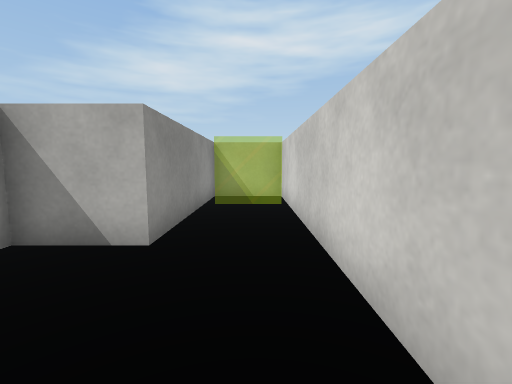
view 1 (above)

18 first-person views from a walk through a Unity game level. The camera is 0.58 m above the floor, tilts 6° down and sees 90° across. The floor is counted in squares, 0.5 m on a side. Each view is taken from the middle of a square. On the plan, view 1 faces up. The plan holds only what a view shows up to about 12 squares ahead; the rest is blank. The player is left out. Surface patterns are stand-ins for the level's own textures.

view 2
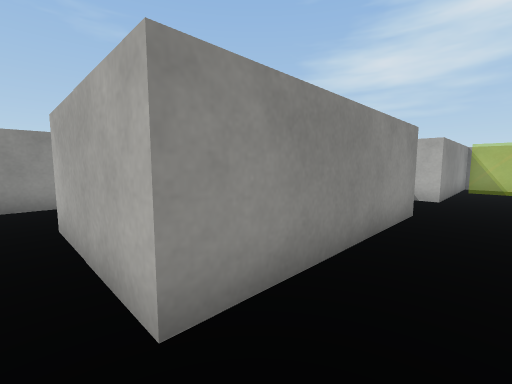

view 3
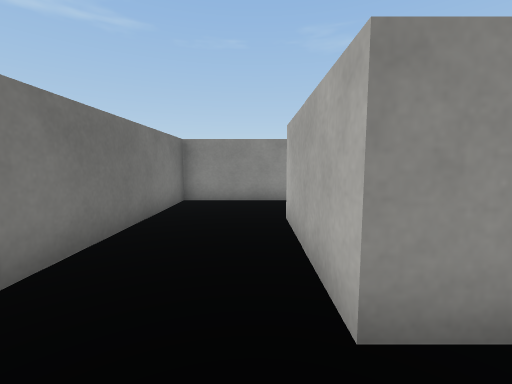

view 4
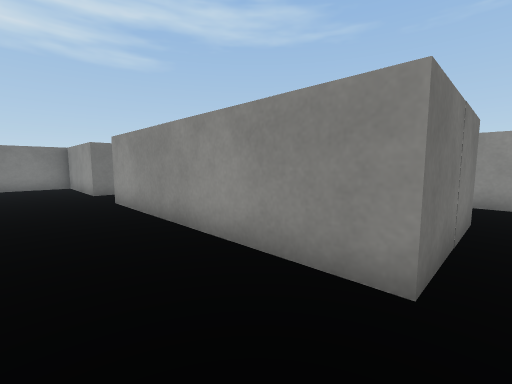

view 5
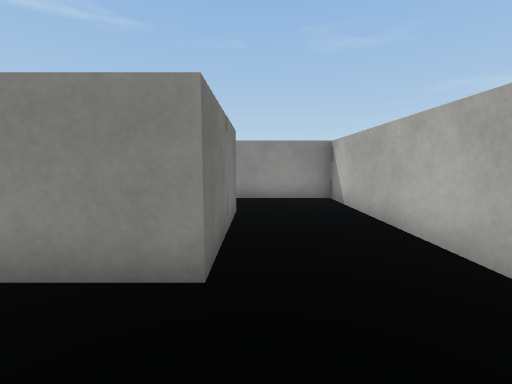

view 6
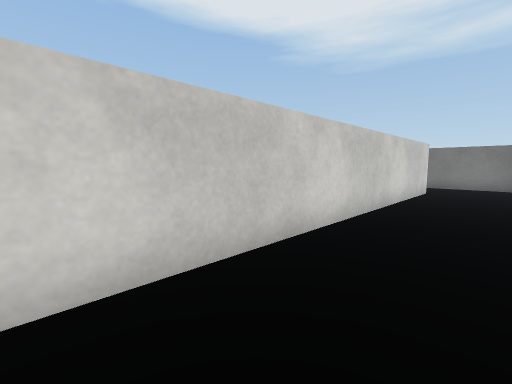

view 7
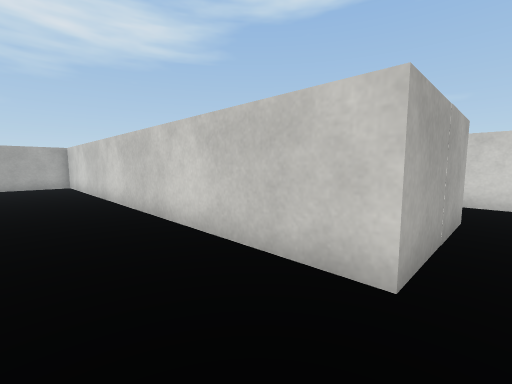

view 8
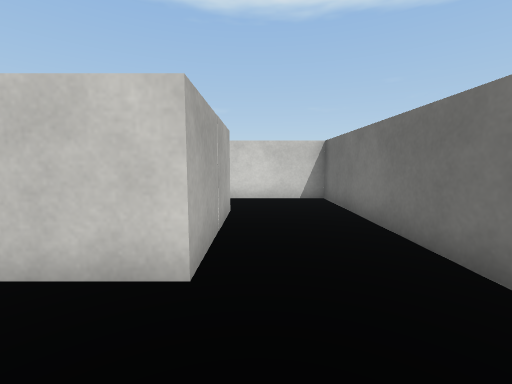

view 9
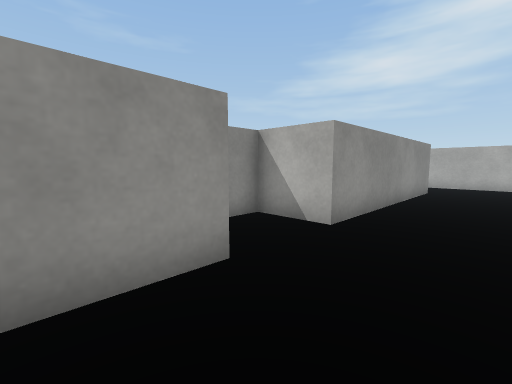

view 10
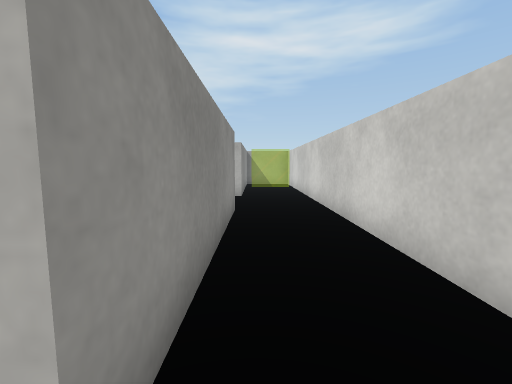

view 11
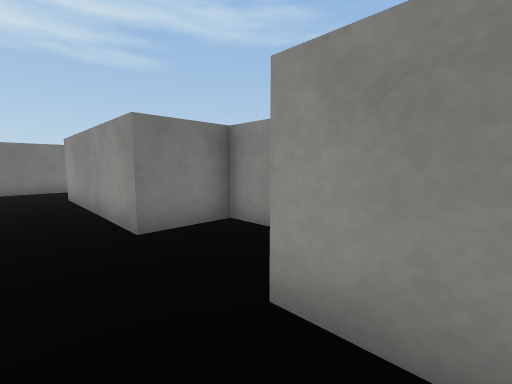

view 12
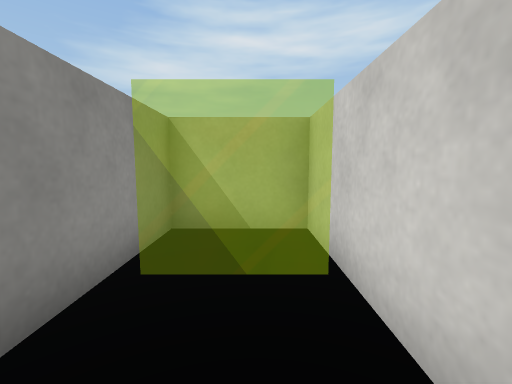

view 13
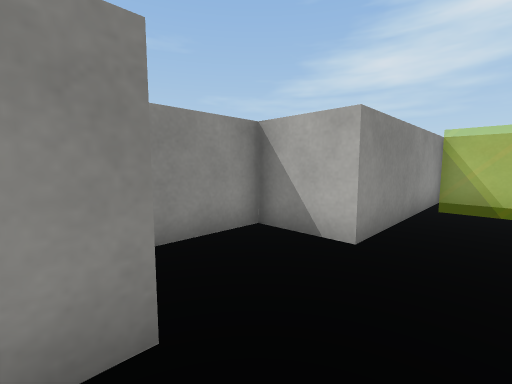

view 14
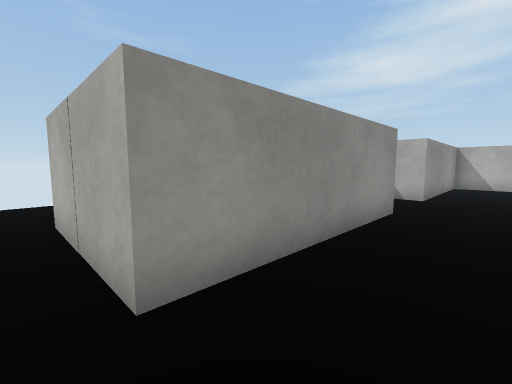

view 15
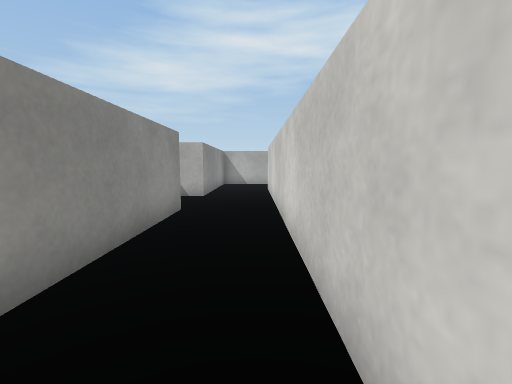

view 16
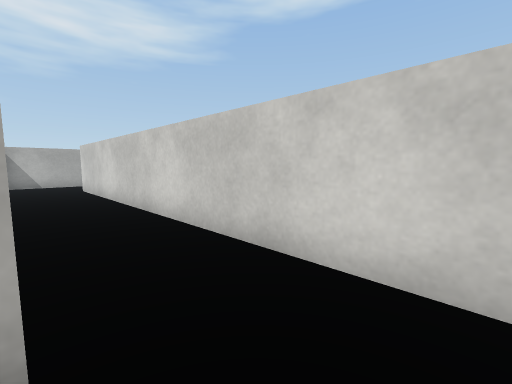

view 17
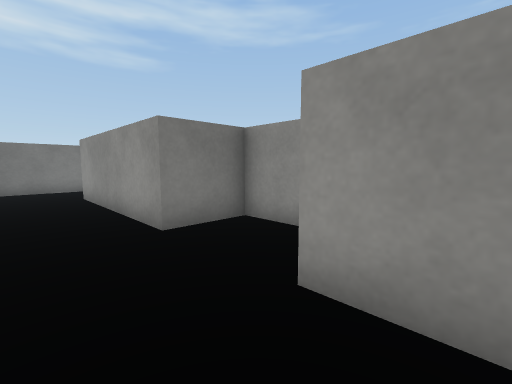

view 18
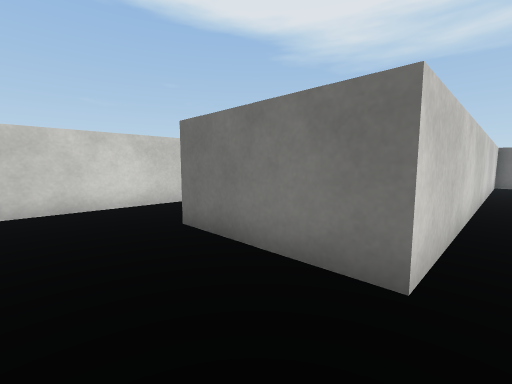

### Floor plan
Points are (right, up) in squares from view 1. A wall is a line through its corners. A room is listed if a view was taken in it or the views show most of it. See-through windows are left out.
Room 1 (views 1, 2, 3, 4, 5, 6, 7, 8, 9, 10, 11, 12, 13, 14, 15, 17, 18)
walls: (-9.2, -4) (-8.4, -4) (-8.4, -8.4) (1, -8.4) (1, 9.6) (-1.5, 9.6) (-1.5, 3.6) (-3.5, 3.6) (-3.5, 0.7) (-1.5, 0.7) (-1.5, -5.3) (-5.5, -5.3) (-5.5, 9.1); (-5.9, 9.6) (-15, 9.6) (-15, 3.6) (-15.9, 3.6); (-12.4, -6.4) (-12.4, 6.5) (-8.4, 6.5) (-8.4, -1.5) (-10.4, -1.5) (-10.4, -2.5); (-17, 2.2) (-17, 0.7) (-15, 0.7) (-15, -5.3)
ways out: opening at (-13.5, -5.5) to room 2
Room 2 (view 16)
walls: (-15, -5.3) (-19, -5.3); (-12.4, -7.4) (-12.4, -6.4); (-15.6, -8.4) (-12.9, -8.4)
ways out: opening at (-13.5, -5.5) to room 1

Where each view was taken, in squares from view 1:
view 1: 0 up, 0 right, facing up
view 2: 6 down, 0 right, facing up-left
view 3: 6 down, 0 right, facing left
view 4: 7 up, 6 left, facing down-left
view 5: 7 up, 6 left, facing left
view 6: 7 up, 8 left, facing down-right
view 7: 6 down, 8 left, facing up-right
view 8: 6 down, 8 left, facing right
view 9: 6 down, 6 left, facing up-left
view 10: 6 down, 1 left, facing up
view 11: 5 up, 0 right, facing down-left
view 12: 5 up, 0 right, facing up
view 13: 0 up, 0 right, facing up-left
view 14: 6 down, 13 left, facing up-left
view 15: 6 down, 13 left, facing up
view 16: 7 down, 15 left, facing up-right
view 17: 5 up, 13 left, facing down-left
view 18: 9 up, 13 left, facing down-right
